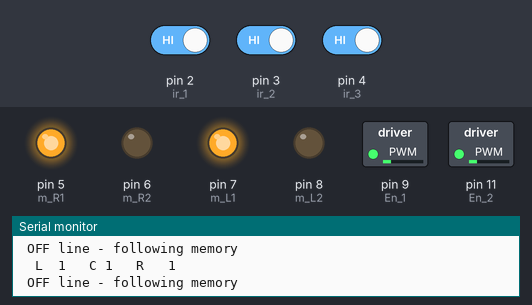
This sketch was run on a simulated Arduino Uno, built with avr-gcc and run on an emulated ATmega328P. Shown: switched loads named in the sketch (green lamp = pin HIGH), output pins drawn as LEDs (lit = HIGH), the last lines printed to the serial monitor. Inputs (shaded band) come from the test bench; at power-on: pin 2 (ir_1) HIGH, pin 4 (ir_3) HIGH, pin 3 (ir_2) HIGH.

Above: at 1.2 s.
1.3 s: pin 2 (ir_1) driven LOW
At 2.5 s:
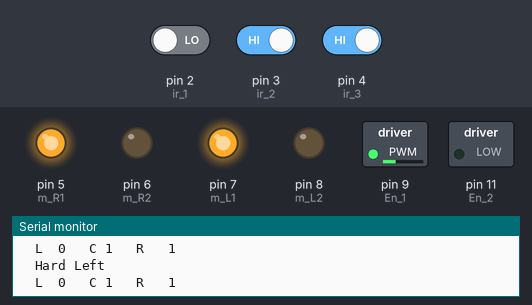
2.8 s: pin 4 (ir_3) driven LOW
At 3.4 s:
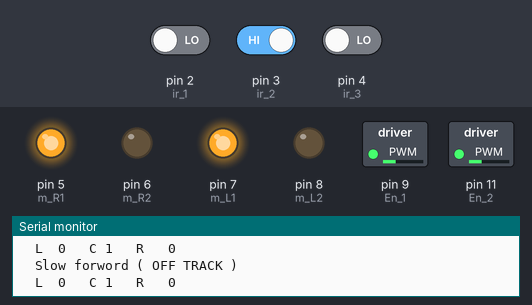
4.3 s: pin 3 (ir_2) driven LOW
At 4.7 s:
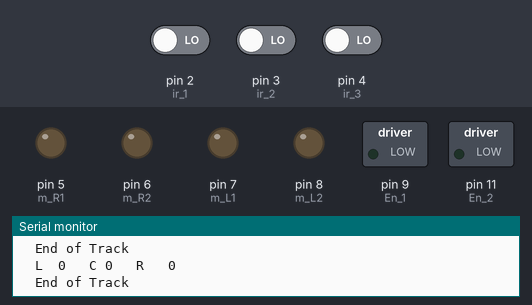
5.8 s: pin 2 (ir_1) driven HIGH
At 6.9 s:
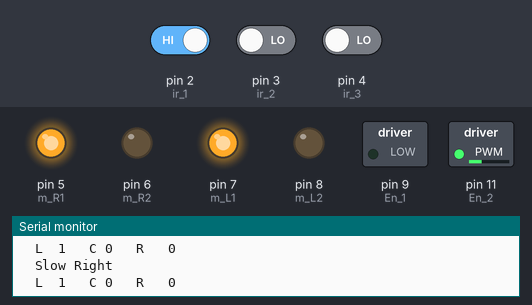
7.3 s: pin 3 (ir_2) driven HIGH
8.9 s: pin 4 (ir_3) driven HIGH
At 9.5 s:
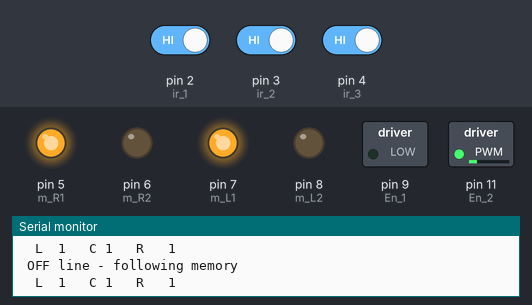
Timing chart, 0 to 11.4 s (numbered marks = the images above; inputs shaded):
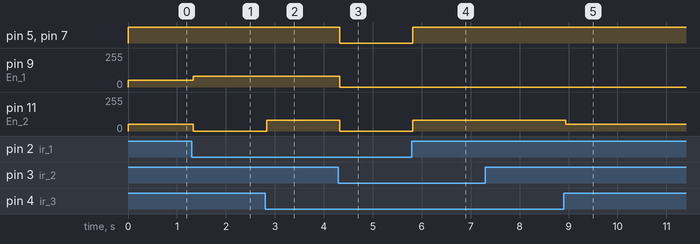

Measured:
- after the input at 1.3 s, pin 9 (En_1): 50/255 → 80/255 at once; pin 11 (En_2): 50/255 → 0/255 at once
- after the input at 2.8 s, pin 11 (En_2): 0/255 → 80/255 at once
- after the input at 4.3 s, pin 5 (m_R1), pin 7 (m_L1): HIGH → LOW at once; pin 9 (En_1), pin 11 (En_2): 80/255 → 0/255 at once
- after the input at 5.8 s, pin 5 (m_R1), pin 7 (m_L1): LOW → HIGH at once; pin 11 (En_2): 0/255 → 80/255 at once
- after the input at 8.9 s, pin 11 (En_2): 80/255 → 50/255 at once

The sketch:

Line_Follower_on_White_Line.ino
```cpp
/*
___________________________________________________________________________________________________________________________________________________________

This code is for a simple prototype Line Follower On a White line .
It was made by : Ahmed El-Nasri .
           At : 16  \  12  \  2025
Contact me :
  Linkdin  acc  : https://www.linkedin.com/in/ahmed-el-nasri-7952b0304?utm_source=share&utm_campaign=share_via&utm_content=profile&utm_medium=android_app
  Facebook acc : https://www.facebook.com/ahmed.elnasri.54?mibextid=JRoKGi
  Gmail        : ahmedelnasri61@gmail.com

___________________________________________________________________________________________________________________________________________________________
*/


//________________________________ Line Follower _____________________________________
//       ______________________________________________________________________
//              _______________________________________________________
//                     _________________________________________
//                           ___________________________
//                                  _____________
//                                     ______
//                                       __

//Sensors
#define ir_1 2
#define ir_2 3
#define ir_3 4


//Motors
#define m_R1 5
#define m_R2 6
#define m_L1 7
#define m_L2 8

#define En_1 9
#define En_2 11

int last = 0 ; // forword >> 0 , left >> 1 ,  right >> 2                           .


void setup() {

  pinMode ( ir_1 , INPUT ) ;
  pinMode ( ir_2 , INPUT ) ;
  pinMode ( ir_3 , INPUT ) ;

  pinMode (  m_R1, OUTPUT ) ;
  pinMode (  m_R2, OUTPUT ) ;
  pinMode (  m_L1, OUTPUT ) ;
  pinMode (  m_L2, OUTPUT ) ;

  pinMode (  En_1, OUTPUT ) ;
  pinMode (  En_2, OUTPUT ) ;

  Serial.begin ( 9600 ) ;
  stop () ;
}


void loop() {
 int L = digitalRead ( ir_1 ) ;
 Serial.print ("  L  ");
 Serial.print ( L  );
 int C = digitalRead ( ir_2 ) ;
 Serial.print ( "   C " );
 Serial.print (  C);
 int R = digitalRead ( ir_3 ) ;
Serial.print ( "   R   "  );
Serial.println ( R  );

//     -----000-----
 if  ( !L && !C && !R )    { if ( last == 0 ) { stop (); } Serial.println( "  End of Track  "); }

//     -----100-----
 if  ( L && !C && !R )     { right (80) ; last = 2; Serial.println( "  Slow Right   ");}

//     -----010-----
 if  ( !L && C && !R )     { forword ( 80 ); last = 0; Serial.println( "  Slow forword ( OFF TRACK )   "); }

//     -----001-----
 if  ( !L && !C && R )     { left ( 80 ) ; last = 1; Serial.println( "  Slow Left   ");}

//     -----110-----
 if  ( L && C && !R )    { right ( 80 ) ; last = 2; Serial.println( "  Hard Right   "); }

//     -----101-----
 if  ( L && !C && R )      { forword ( 80 ) ; last = 0; Serial.println( " On The Line ");}

//     -----011-----
 if  ( !L && C && R )      { left ( 80 ) ; last = 1; Serial.println( "  Hard Left   ");}

//    -----111-----
if   ( L && C && R ) {
  if (last == 2)      { right(50);   }
  else if (last == 1) { left(50);    }
  else                { forword(50); }
  Serial.println(" OFF line - following memory ");
}

 delay ( 10 ) ;
 //stop ( ) ;

}

// functions

void forword ( int speed){
  analogWrite ( En_1 , speed ) ;
  analogWrite ( En_2 , speed ) ;

  digitalWrite ( m_R1 , 1 ) ;
  digitalWrite ( m_R2 , 0 ) ;
  digitalWrite ( m_L1 , 1 ) ;
  digitalWrite ( m_L2 , 0 ) ;
}

void right ( int speed ){
  analogWrite ( En_1 , 0 ) ;
  analogWrite ( En_2 , speed ) ;

  digitalWrite ( m_R1 , 1 ) ;
  digitalWrite ( m_R2 , 0 ) ;
  digitalWrite ( m_L1 , 1 ) ;
  digitalWrite ( m_L2 , 0 ) ;
}

void left ( int speed ){
  analogWrite ( En_1 , speed ) ;
  analogWrite ( En_2 , 0 ) ;

  digitalWrite ( m_R1 , 1 ) ;
  digitalWrite ( m_R2 , 0 ) ;
  digitalWrite ( m_L1 , 1 ) ;
  digitalWrite ( m_L2 , 0 ) ;
}

void stop (){
  analogWrite ( En_1 , 0 ) ;
  analogWrite ( En_2 , 0 ) ;
  digitalWrite ( m_R1 , 0 ) ;
  digitalWrite ( m_R2 , 0 ) ;
  digitalWrite ( m_L1 , 0 ) ;
  digitalWrite ( m_L2 , 0 ) ;
}
```
